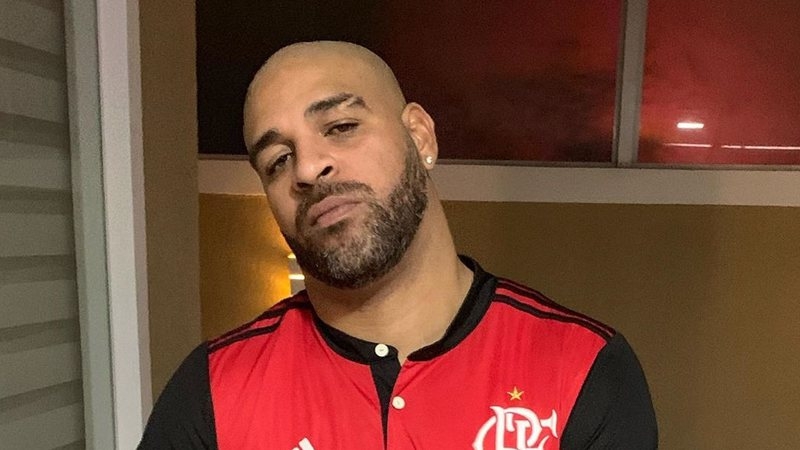
#> input picture didico.jpg, 800 x 450 px, found by its file name
$ python ex1.py
#> lines starting #> are read from the running program, lines starting #| are printed output that depends on the picture
import skimage.io as io
import matplotlib.pyplot as plt
from skimage.color import rgb2gray

img_rgb = io.imread("didico.jpg")
#> img_rgb is the input picture: shape (450, 800, 3); mean R, G, B 114.9, 69.7, 52.7

img_rgb_gray = rgb2gray(img_rgb)
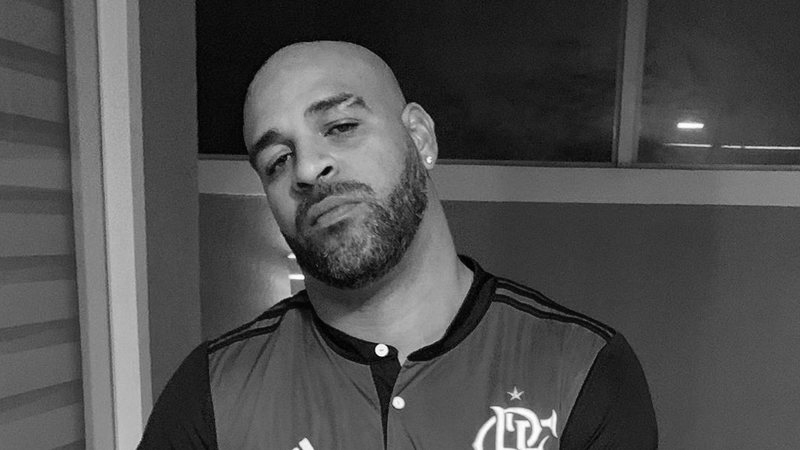
#> img_rgb_gray: shape (450, 800) float64; min 0.000833, max 0.999, mean 0.306

plt.imshow(img_rgb_gray,cmap="gray")
plt.show()

linha,coluna = img_rgb_gray.shape
#> linha = 450; coluna = 800
print('Linhas:',linha,'Colunas:',coluna)
#| Linhas: 450 Colunas: 800

$ run again, with novo_bento_freitas.jpg copied over didico.jpg
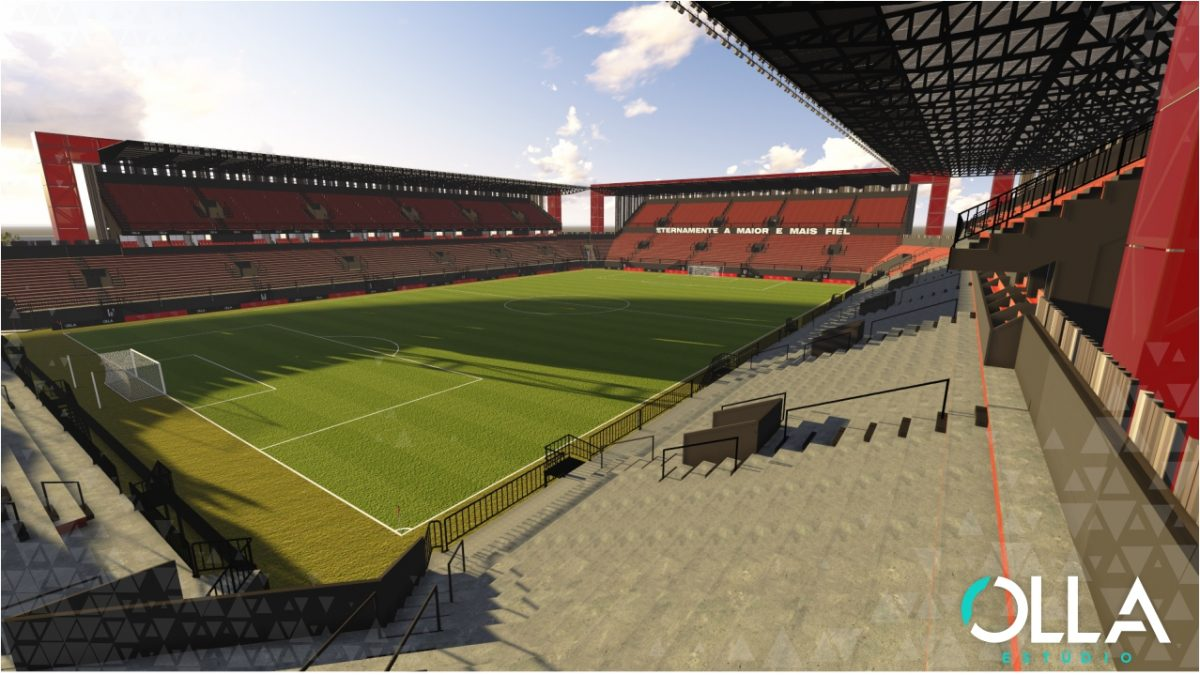
#> input picture novo_bento_freitas.jpg, 1200 x 675 px, found by its file name
#> img_rgb is the input picture: shape (675, 1200, 3); mean R, G, B 122.1, 112, 93.1
#> `img_rgb_gray = rgb2gray(img_rgb)`:
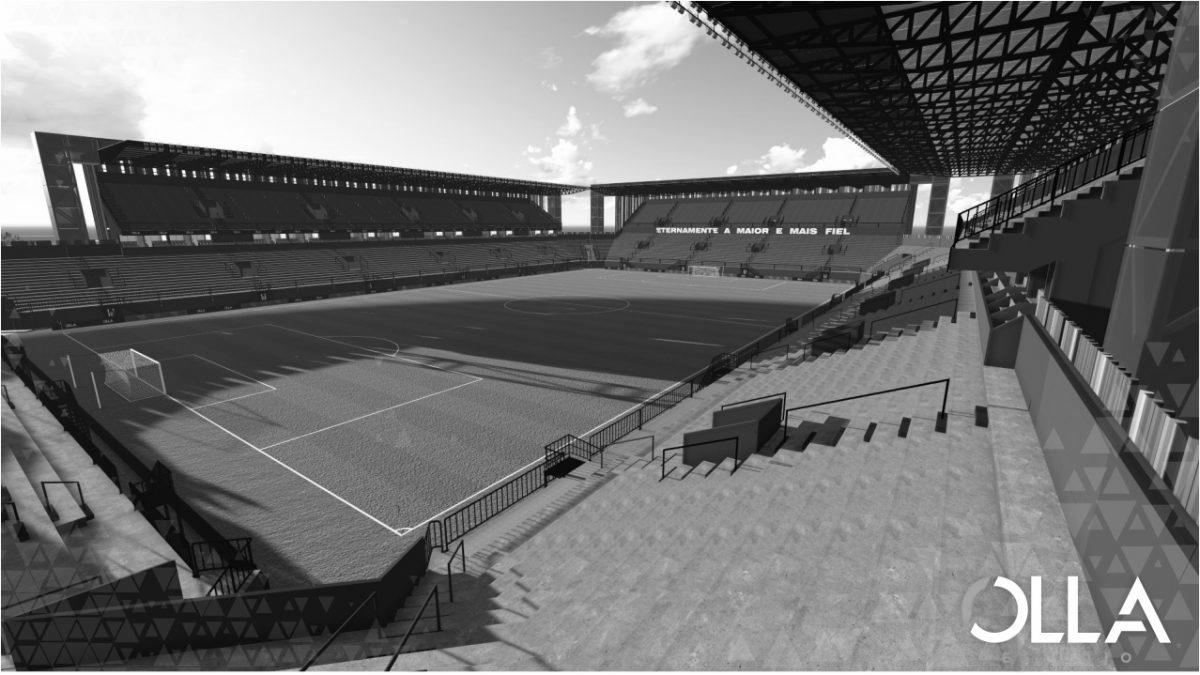
#> img_rgb_gray: shape (675, 1200) float64; min 0, max 1, mean 0.442
#| Linhas: 675 Colunas: 1200
